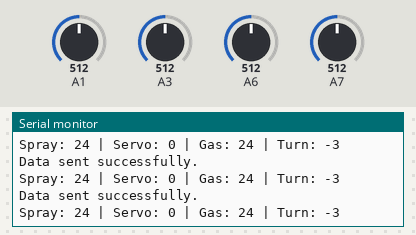
Simulated run of this sketch. Board: Arduino Nano, built with avr-gcc and run on an emulated ATmega328P. Parts: the last lines printed to the serial monitor. Inputs (shaded band) come from the test bench; at power-on: A7 = 512, A1 = 512, A3 = 512, A6 = 512. No radio packets arrive unless stated.

Above: at 8.2 s.
8.3 s: A7 set to 664
At 8.34 s:
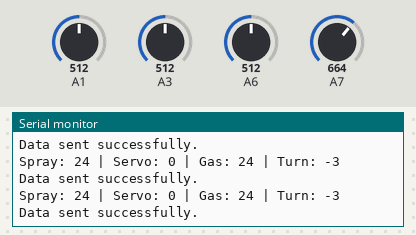
9.8 s: A7 set to 696
At 9.84 s:
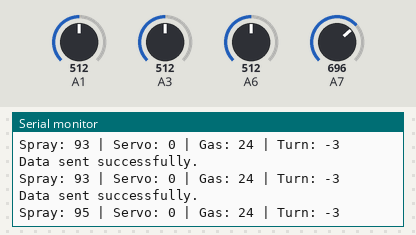
12.8 s: A1 set to 498
At 12.88 s:
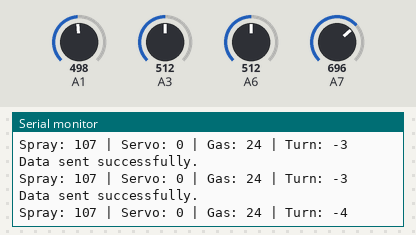
Timing chart, 0 to 15.8 s (numbered marks = the images above; inputs shaded):
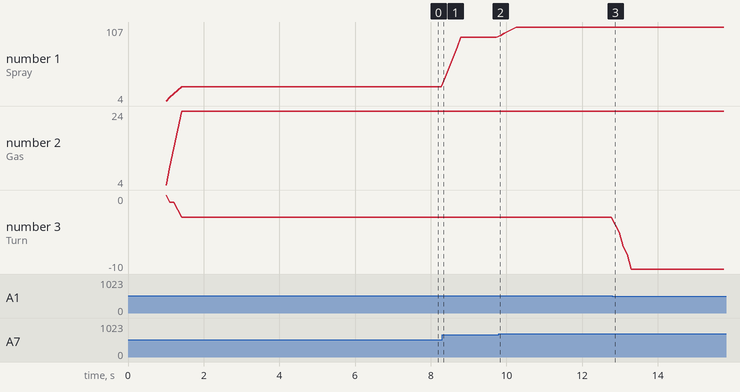

The sketch:

Transmitter.ino
```cpp
#include <SPI.h>
#include <nRF24L01.h>
#include <RF24.h>

#define autoPin 3
const uint64_t pipeOut = 0xE9E8F0F0E1LL;
RF24 radio(9, 8);

struct Signal {
  int spray;
  int servo;
  int gas;
  int turn;
};

Signal data;

// For smoothing joystick values
const int numReadings = 5;
int gasReadings[numReadings];
int turnReadings[numReadings];
int servoReadings[numReadings];
int sprayReadings[numReadings];
int gasIndex = 0;
int servoIndex = 0;
int turnIndex = 0;
int sprayIndex = 0;
int totalGas = 0;
int totalTurn = 0;
int totalServo = 0;
int totalSpray = 0;

void ResetData() {
  data.spray = 0;
  data.servo = 0;
  data.gas = 0;
  data.turn = 0;

  for (int i = 0; i < numReadings; i++) {
    gasReadings[i] = 0;
    turnReadings[i] = 0;
    servoReadings[i] = 0;
    sprayReadings[i] = 0;
  }
}

void setup() {
  Serial.begin(9600);
  pinMode(autoPin, INPUT);
  if (!radio.begin()) {
    Serial.println("Radio initialization failed!");
    while (1);
  }
  radio.stopListening();
  radio.openWritingPipe(pipeOut);
  radio.setAutoAck(false);
  radio.setCRCLength(RF24_CRC_8);
  radio.setDataRate(RF24_250KBPS);
  radio.setPALevel(RF24_PA_MAX);
  radio.setChannel(108);
  ResetData();
  delay(1000);
}

int mapJoystickValues(int val, int lower, int middle, int upper) {
  val = constrain(val, lower, upper);
  if (val < middle - 10) {
    // Map values from lower to middle-10 to -255 to 0
    return map(val, lower, middle - 10, -255, 0);
  } else if (val > middle + 10) {
    // Map values from middle+10 to upper to 0 to 255
    return map(val, middle + 10, upper, 0, 255);
  } else {
    // In the range near the middle, set to 0
    return 0;
  }
}

int smooth(int *readings, int &index, int &total, int numReadings, int newValue) {
  total = total - readings[index];
  readings[index] = newValue;
  total = total + readings[index];
  index = (index + 1) % numReadings;
  return total / numReadings;
}

void loop() {
  // Read and map joystick values
  int rawGas = mapJoystickValues(analogRead(A6), 12, 448, 1020);
  int rawTurn = mapJoystickValues(analogRead(A1), 12, 526, 1020);
  int spray_raw = mapJoystickValues(analogRead(A7), 12, 448, 1020);
  int rawServo = mapJoystickValues(analogRead(A3), 12, 512, 1020);

  // Smooth the values
  data.gas = smooth(gasReadings, gasIndex, totalGas, numReadings, rawGas);
  data.turn = smooth(turnReadings, turnIndex, totalTurn, numReadings, rawTurn);
  data.servo = smooth(servoReadings, servoIndex, totalServo, numReadings, rawServo);
  data.spray = smooth(sprayReadings, sprayIndex, totalSpray, numReadings, spray_raw);

  // Print the mapped values to the Serial Monitor
  Serial.print("Spray: ");
  Serial.print(data.spray);
  Serial.print(" | Servo: ");
  Serial.print(data.servo);
  Serial.print(" | Gas: ");
  Serial.print(data.gas);
  Serial.print(" | Turn: ");
  Serial.println(data.turn);

  // Send the data using nRF24L01
  if (!radio.write(&data, sizeof(Signal))) {
    Serial.println("Transmission failed!");
  } else {
    Serial.println("Data sent successfully.");
  }

  delay(100);  // Add a short delay to prevent overwhelming the Serial Monitor
}
```

Measured:
- the behaviour switches between 678 and 679 on A7 (found by bisection; images 1 and 2)
- after the input at 9.8 s, the serial monitor: prints a new line at once (image 2)
- after the input at 12.8 s, the serial monitor: prints a new line after 0.08 s (image 3)
- plotted number 1: 24 → 93 after the input at 8.3 s, 93 → 107 after the input at 9.8 s
- plotted number 3: -3 → -10 after the input at 12.8 s
